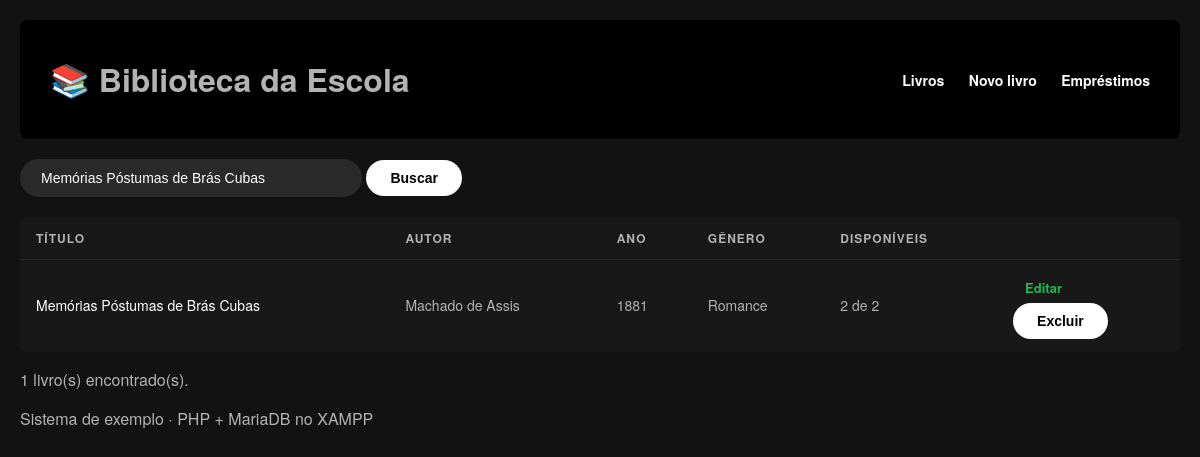
The app's page /index.php?busca=Memórias Póstumas de Brás Cubas with its own data.
### tables this page shows
CREATE TABLE livros (
  id          INT AUTO_INCREMENT PRIMARY KEY,
  titulo      VARCHAR(150) NOT NULL,
  autor       VARCHAR(100) NOT NULL,
  ano         INT,
  genero      VARCHAR(50),
  quantidade  INT NOT NULL DEFAULT 1
);

### conexao.php (called while the page is built, shortened)
<?php
function e($texto) {
    return htmlspecialchars((string)$texto, ENT_QUOTES, 'UTF-8');
}

### index.php (the view, shortened to what this page needs)
<?php
require 'conexao.php';
$busca = $_GET['busca'] ?? '';
$sql = "SELECT l.id, l.titulo, l.autor, l.ano, l.genero, l.quantidade,
               COUNT(e.id) AS emprestados
        FROM livros l
        LEFT JOIN emprestimos e
               ON e.livro_id = l.id AND e.data_devolucao IS NULL
        WHERE l.titulo LIKE :busca OR l.autor LIKE :busca2
        GROUP BY l.id, l.titulo, l.autor, l.ano, l.genero, l.quantidade
        ORDER BY l.titulo";
$consulta = $pdo->prepare($sql);
$consulta->execute([':busca' => "%$busca%", ':busca2' => "%$busca%"]);
$livros = $consulta->fetchAll();
require 'topo.php';
?>
<form method="get" class="busca">
  <input type="text" name="busca" value="<?= e($busca) ?>" placeholder="Buscar por título ou autor">
  <button>Buscar</button>
</form>
<table>
  <tr><th>Título</th><th>Autor</th><th>Ano</th><th>Gênero</th><th>Disponíveis</th><th></th></tr>
  <?php foreach ($livros as $livro): ?>
    <tr>
      <td><?= e($livro['titulo']) ?></td>
      <td><?= e($livro['autor']) ?></td>
      <td><?= e($livro['ano']) ?></td>
      <td><?= e($livro['genero']) ?></td>
      <td><?= $livro['quantidade'] - $livro['emprestados'] ?> de <?= $livro['quantidade'] ?></td>
      <td class="acoes">
        <a href="editar.php?id=<?= $livro['id'] ?>">Editar</a>
        <form method="post" action="excluir.php" onsubmit="return confirm('Excluir este livro?')">
          <button class="perigo">Excluir</button>
        </form>
      </td>
    </tr>
  <?php endforeach; ?>
</table>
<p class="total"><?= count($livros) ?> livro(s) encontrado(s).</p>
<?php require 'rodape.php'; ?>

### estilo.css (style rules this page uses)
body { background-color: #121212; color: #B3B3B3; font-family: 'Montserrat', 'Helvetica Neue', Helvetica, Arial, sans-serif; margin: 0; padding: 20px; }
input[type="text"], input[type="search"] { background-color: #2A2A2A; border: 1px solid transparent; color: #FFFFFF; padding: 10px 20px; border-radius: 50px; font-size: 14px; width: 300px; outline: none; transition: background-color 0.2s, border-color 0.2s; }
button, input[type="submit"] { background-color: #FFFFFF; color: #000000; border: none; padding: 10px 24px; font-weight: 700; font-size: 14px; border-radius: 50px; cursor: pointer; transition: transform 0.2s, background-color 0.2s; }
table { width: 100%; border-collapse: collapse; background-color: #181818; padding: 20px; border-radius: 8px; margin-top: 20px; }
th { color: #B3B3B3; text-transform: uppercase; font-size: 12px; letter-spacing: 1px; text-align: left; padding: 12px 16px; border-bottom: 1px solid #282828; }
td { color: #B3B3B3; font-size: 14px; padding: 12px 16px; border-bottom: 1px solid transparent; }
td:first-child, table tr td:nth-child(1) { color: #FFFFFF; font-weight: 500; }
td a, .btn-action { font-size: 13px; font-weight: 700; text-decoration: none; padding: 6px 12px; border-radius: 4px; margin-right: 5px; display: inline-block; }
td a[href*="editar"], .btn-edit { color: #1DB954 !important; background: transparent; }

### records on screen
livros: titulo "Memórias Póstumas de Brás Cubas", autor "Machado de Assis", ano "1881", genero "Romance", $livro['quantidade']-$livro['emprestados'] "2", quantidade "2"

### other values on screen
count($livros) "1"
